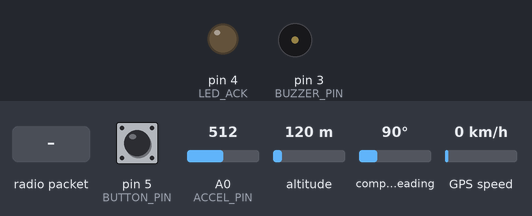
The sketch below on a simulated Arduino Uno, built with avr-gcc and run on an emulated ATmega328P. Shown: output pins drawn as LEDs (lit = HIGH), buzzer (waves = sounding, pin HIGH). The test bench sets the inputs (shaded band); at power-on: pin 5 (BUTTON_PIN) HIGH, A0 (ACCEL_PIN) = 512, altitude 120 m, compass heading 90°, GPS speed 0 km/h. Random numbers use the default seed unless the sketch sets one; the GPS gets a fix after 3 s at 37.7749, -122.4194 with 8 satellites; no radio packets arrive unless stated; what the sketch prints to the serial monitor is not drawn.

Above: at 1.2 s.
1.3 s: radio packet "ACK|" arrives
At 1.8 s:
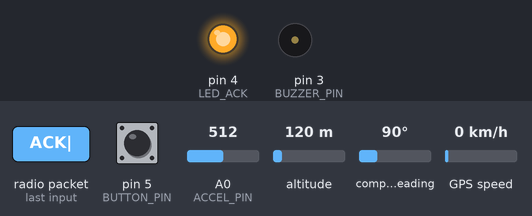
2.8 s: pin 5 (BUTTON_PIN) pulled LOW for 0.15 s
4.4 s: pin 5 (BUTTON_PIN) pulled LOW for 1 s
6.9 s: radio packet "SOS|" arrives
8.4 s: radio packet "1" arrives
Timing chart, 0 to 10.9 s (numbered marks = the images above; inputs shaded):
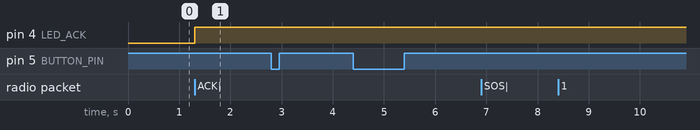

Measured:
- after the input at 1.3 s, pin 4 (LED_ACK): LOW → HIGH at once
- after the input at 2.8 s, every drawn part: stays the same
- after the input at 4.4 s, every drawn part: stays the same
- after the input at 6.9 s, every drawn part: stays the same
- after the input at 8.4 s, every drawn part: stays the same

The sketch:

transmitter.ino
```cpp
/*
 * SOS Beacon - Transmitter
 * Emergency communication system using LoRa and GPS
 *
 * Functions:
 * - Motion monitoring using an accelerometer
 * - GPS coordinate acquisition
 * - SOS transmission through LoRa
 * - SOS acknowledgement handling
 * - SOS forwarding from other transmitter nodes
 */
#include <SPI.h>

#include <LoRa.h>

#include <SoftwareSerial.h>

#include <TinyGPS++.h>

// === Pin Definitions ===

#define LORA_SS 10

#define LORA_RST 9

#define LORA_DIO0 2

#define BUZZER_PIN 3

#define LED_ACK 4

#define BUTTON_PIN 5

#define ACCEL_PIN A0

#define GPS_RX 6

#define GPS_TX 7

// === GPS Setup ===

SoftwareSerial gpsSerial(GPS_RX, GPS_TX);

TinyGPSPlus gps;

// === System State Variables ===

unsigned long lastMotionTime = 0;

unsigned long sosSentTime = 0;

bool buzzerOn = false;

bool accelEnabled = true;

bool sosSent = false;

String lastSignalID = "";

void setup() {

  Serial.begin(9600);

  gpsSerial.begin(9600);

  pinMode(BUZZER_PIN, OUTPUT);

  pinMode(LED_ACK, OUTPUT);

  pinMode(BUTTON_PIN, INPUT_PULLUP);

  digitalWrite(BUZZER_PIN, LOW);

  digitalWrite(LED_ACK, LOW);

  // LoRa setup

  LoRa.setPins(LORA_SS, LORA_RST, LORA_DIO0);

  if (!LoRa.begin(433E6)) {

    Serial.println("LoRa init failed!");

    while (1);

  }

  Serial.println("Transmitter ready");

  lastMotionTime = millis();

}

void loop() {

  checkAccelerometer();

  checkButton();

  checkGPS();

  checkLoRaReceive();

  if (accelEnabled && !buzzerOn && !sosSent) {

    unsigned long noMotionDuration = millis() - lastMotionTime;

    if (noMotionDuration >= 20UL * 60UL * 1000UL) { // 20 mins inactivity

      sendSOS();

    }

  }

  if (buzzerOn && (millis() - sosSentTime >= 15UL * 60UL * 1000UL)) {

    digitalWrite(BUZZER_PIN, LOW);

    buzzerOn = false;

    Serial.println("Buzzer turned OFF");

  }

}

// === Check accelerometer movement ===

void checkAccelerometer() {

  if (!accelEnabled) return;

  int accelValue = analogRead(ACCEL_PIN);

  if (accelValue > 10) {  // Adjust threshold

    lastMotionTime = millis();

  }

}

// === Toggle accelerometer with button ===

void checkButton() {

  static bool lastState = HIGH;

  bool currentState = digitalRead(BUTTON_PIN);

  if (lastState == HIGH && currentState == LOW) {

    accelEnabled = !accelEnabled;

    Serial.println(accelEnabled ? "Accelerometer ON" : "Accelerometer OFF");

    delay(300);

  }

  lastState = currentState;

}

// === Read GPS data ===

void checkGPS() {

  while (gpsSerial.available()) {

    gps.encode(gpsSerial.read());

  }

}

// === Send SOS via LoRa ===

void sendSOS() {

  if (!gps.location.isValid()) {

    Serial.println("GPS not ready.");

    return;

  }

  String signalID = String(random(100000, 999999));  // Unique ID

  lastSignalID = signalID;

  sosSent = true;

  String message = "SOS|" + signalID + "|";

  message += String(gps.location.lat(), 6) + ",";

  message += String(gps.location.lng(), 6);

  Serial.println("Sending: " + message);

  LoRa.beginPacket();

  LoRa.print(message);

  LoRa.endPacket();

  digitalWrite(BUZZER_PIN, HIGH);

  buzzerOn = true;

  sosSentTime = millis();

  Serial.println("Buzzer ON for 15 mins");

}

// === Receive and process LoRa messages ===

void checkLoRaReceive() {

  int packetSize = LoRa.parsePacket();

  if (packetSize) {

    String incoming = "";

    while (LoRa.available()) {

      incoming += (char)LoRa.read();

    }

    Serial.println("Received: " + incoming);

    // === ACK received for this transmitter ===

    if (incoming.startsWith("ACK|")) {

      String ackID = incoming.substring(4, 10);

      if (ackID == lastSignalID) {

        digitalWrite(LED_ACK, HIGH);

        Serial.println("ACK matched — LED ON");

      }

    }

    // === Relay SOS from other transmitters ===

    else if (incoming.startsWith("SOS|")) {

      String incomingID = incoming.substring(4, 10);

      if (incomingID != lastSignalID) {

        forwardToReceiver(incoming);

      }

    }

  }

}

// === Forward another transmitter's SOS ===

void forwardToReceiver(String msg) {

  Serial.println("Forwarding SOS: " + msg);

  LoRa.beginPacket();

  LoRa.print(msg);

  LoRa.endPacket();

}
```
